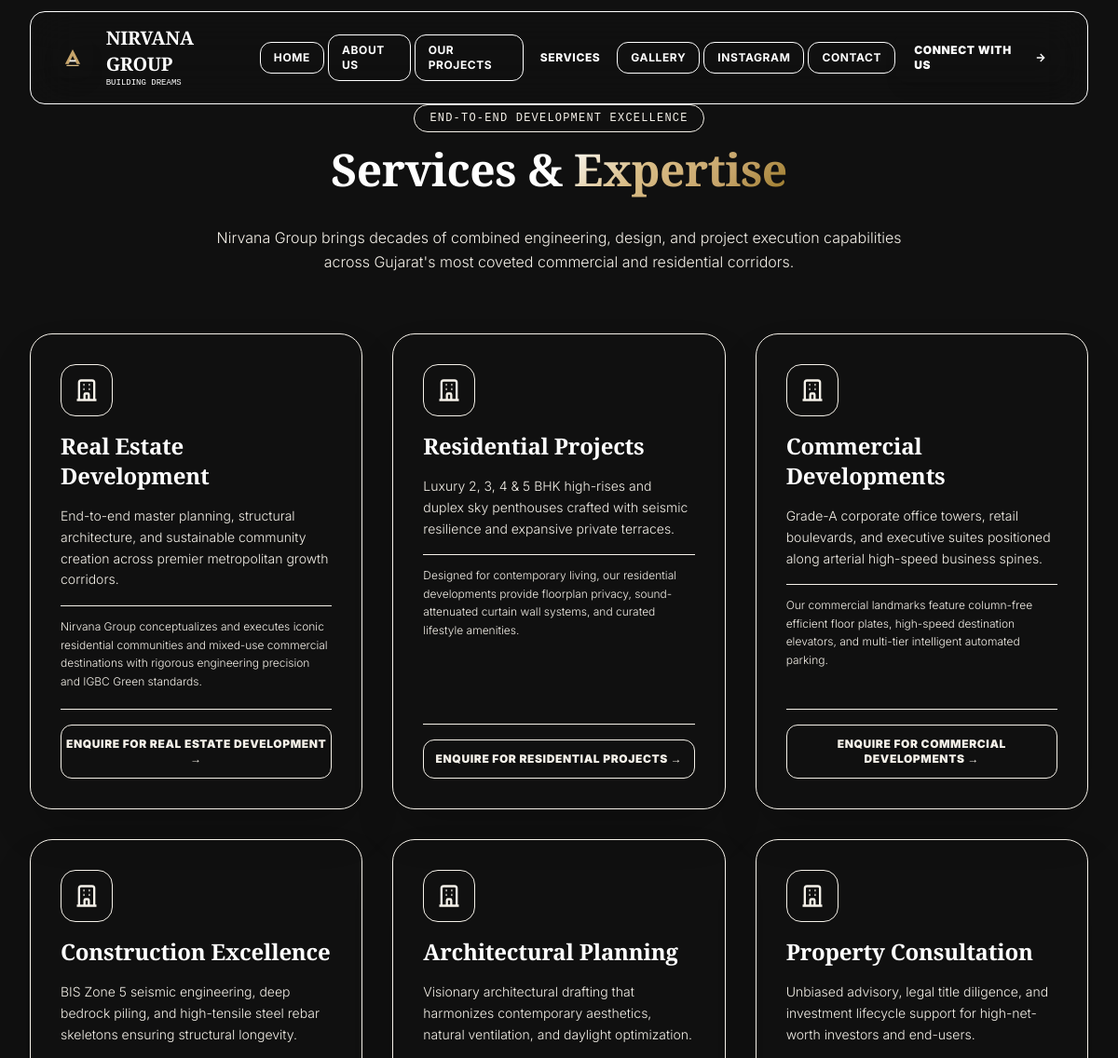
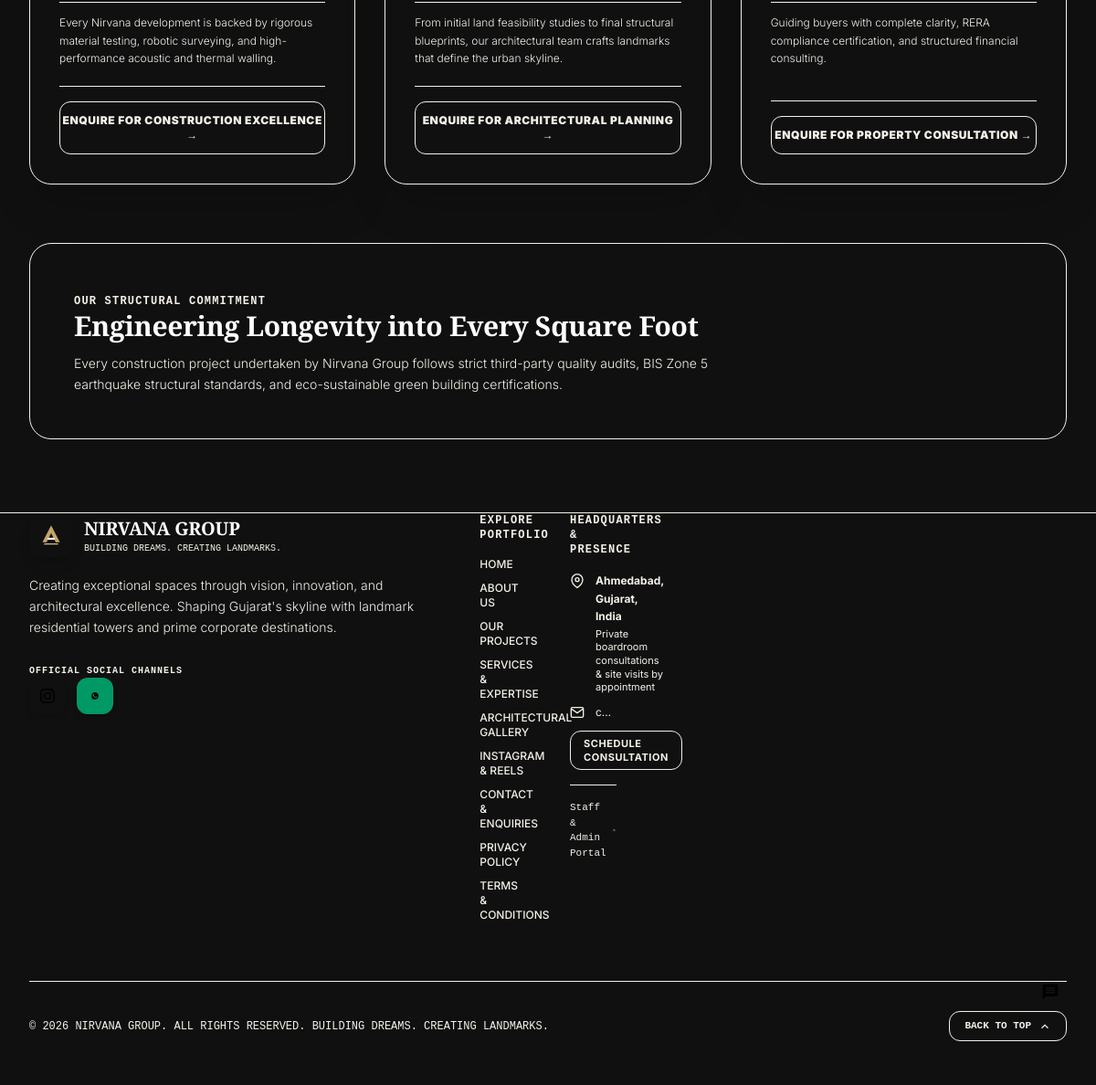
/services.php, run on the app's committed database (2 pictures, top to bottom).
### tables this page shows
CREATE TABLE `services` (
  `id` int(11) NOT NULL AUTO_INCREMENT,
  `title` varchar(100) NOT NULL,
  `slug` varchar(100) NOT NULL UNIQUE,
  `icon` varchar(50) NOT NULL DEFAULT 'Building2',
  `short_desc` text NOT NULL,
  `full_desc` text DEFAULT NULL,
  `display_order` int(11) NOT NULL DEFAULT 0,
  `is_active` tinyint(1) NOT NULL DEFAULT 1,
  PRIMARY KEY (`id`)
);

### includes/functions.php (called while the page is built, shortened)
<?php
function getAllServices($activeOnly = true) {
    try {
        $pdo = getDBConnection();
        $sql = "SELECT * FROM services";
        if ($activeOnly) {
            $sql .= " WHERE is_active = 1";
        }
        $sql .= " ORDER BY display_order ASC, id ASC";
        return $pdo->query($sql)->fetchAll();
    } catch (Exception $e) {
        error_log("getAllServices error: " . $e->getMessage());
        return [];
    }
}

### services.php (the view, shortened to what this page needs)
<?php
require_once __DIR__ . '/includes/header.php';
$services = getAllServices();
?>
<div class="pt-28 pb-20 max-w-7xl mx-auto px-4 sm:px-6 lg:px-8 space-y-16">
  <div class="text-center max-w-3xl mx-auto space-y-4">
    <div class="inline-flex items-center gap-2 px-4 py-1.5 rounded-full bg-[#C6A46A]/10 border border-[#C6A46A]/30 text-[#D9BD87] text-xs font-mono uppercase tracking-widest">
      <span>END-TO-END DEVELOPMENT EXCELLENCE</span>
    </div>
    <h1 class="text-3xl sm:text-4xl lg:text-5xl font-serif font-bold text-white tracking-tight">
      Services & <span class="text-gold-gradient">Expertise</span>
    </h1>
    <div class="w-20 h-1 bg-gradient-to-r from-transparent via-[#C6A46A] to-transparent mx-auto rounded-full"></div>
    <p class="text-sm sm:text-base text-[#F5F1E9] font-light leading-relaxed">
      Nirvana Group brings decades of combined engineering, design, and project execution capabilities across Gujarat's most coveted commercial and residential corridors.
    </p>
  </div>
  <div class="grid grid-cols-1 md:grid-cols-2 lg:grid-cols-3 gap-8">
    <?php foreach ($services as $serv): ?>
      <div class="p-8 rounded-3xl bg-[#191919] border border-[#C6A46A]/20 hover:border-[#C6A46A]/60 glass-card-hover space-y-5 shadow-2xl flex flex-col justify-between">
        <div class="space-y-4">
          <div class="w-14 h-14 rounded-2xl bg-[#C6A46A]/10 border border-[#C6A46A]/30 text-[#D9BD87] flex items-center justify-center font-bold">
            <svg class="w-7 h-7 text-[#C6A46A]" fill="none" stroke="currentColor" stroke-width="2" viewBox="0 0 24 24"><path d="M19 21V5a2 2 0 00-2-2H7a2 2 0 00-2 2v16m14 0h2m-2 0h-5m-9 0H3m2 0h5M9 7h1m-1 4h1m4-4h1m-1 4h1m-5 10v-5a1 1 0 011-1h2a1 1 0 011 1v5m-4 0h4"></path></svg>
          </div>
          <h3 class="text-2xl font-serif font-bold text-white"><?= htmlspecialchars($serv['title']) ?></h3>
          <p class="text-xs sm:text-sm text-[#F5F1E9] leading-relaxed font-light">
            <?= htmlspecialchars($serv['short_desc']) ?>
          </p>
          <p class="text-xs text-[#A5A5A5] leading-relaxed font-light border-t border-[#101010] pt-3">
            <?= htmlspecialchars($serv['full_desc']) ?>
          </p>
        </div>
        <div class="pt-4 border-t border-[#101010]">
          <a
            href="<?= BASE_URL ?>/contact.php"
            class="w-full py-3 rounded-xl bg-[#101010] hover:bg-gradient-to-r hover:from-[#D9BD87] hover:via-[#C6A46A] hover:to-[#997825] hover:text-[#101010] text-[#D9BD87] border border-[#C6A46A]/30 text-xs font-black uppercase tracking-wider text-center block transition-all"
          >
            Enquire for <?= htmlspecialchars($serv['title']) ?> →
          </a>
        </div>
      </div>
    <?php endforeach; ?>
  </div>
  <div class="p-8 sm:p-12 rounded-3xl bg-gradient-to-r from-[#191919] via-[#101010] to-[#191919] border border-[#C6A46A]/30 space-y-6">
    <div class="max-w-3xl space-y-3">
      <span class="text-xs font-mono uppercase tracking-widest text-[#C6A46A] font-bold">OUR STRUCTURAL COMMITMENT</span>
      <h3 class="text-2xl sm:text-3xl font-serif font-bold text-white">Engineering Longevity into Every Square Foot</h3>
      <p class="text-xs sm:text-sm text-[#A5A5A5] leading-relaxed font-light">
        Every construction project undertaken by Nirvana Group follows strict third-party quality audits, BIS Zone 5 earthquake structural standards, and eco-sustainable green building certifications.
      </p>
    </div>
  </div>
</div>
<?php require_once __DIR__ . '/includes/footer.php'; ?>

### assets/css/style.css (style rules this page uses)
.text-gold-gradient { -webkit-text-fill-color:transparent;background:linear-gradient(135deg,#fff1b5 0%,#e5c158 40%,#d4af37 70%,#997825 100%);-webkit-background-clip:text }
.glass-card-hover { transition:all .35s cubic-bezier(.16,1,.3,1) }
:root { --bg-deep-black: #101010; --bg-charcoal: #191919; --gold-champagne: #C6A46A; --gold-light: #D9BD87; --gold-dark: #997825; --text-ivory: #F5F1E9; --text-white: #FFFFFF; --text-secondary: #A5A5A5; }
body { background-color: var(--bg-deep-black) !important; color: var(--text-ivory) !important; font-family: 'Inter', 'Plus Jakarta Sans', sans-serif; }
h1, h2, h3, .font-serif, .font-display-luxury { font-family: 'Playfair Display', 'Cormorant Garamond', 'Cinzel', serif; letter-spacing: -0.01em; }
.text-gold-gradient { background: linear-gradient(135deg, #FFFFFF 0%, #D9BD87 35%, #C6A46A 70%, #997825 100%) !important; -webkit-background-clip: text !important; -webkit-text-fill-color: transparent !important; }
.glass-card-hover { transition: all 0.4s cubic-bezier(0.16, 1, 0.3, 1) !important; }

### data on the page
services: title "Real Estate Development", short_desc "End-to-end master planning, structural architecture, and sustainable community creation across premier metropolitan growth corridors.", full_desc "Nirvana Group conceptualizes and executes iconic residential communities and mixed-use commercial destinations with rigorous engineering precision and IGBC Green standards.", title "REAL ESTATE DEVELOPMENT"
services: title "Residential Projects", short_desc "Luxury 2, 3, 4 & 5 BHK high-rises and duplex sky penthouses crafted with seismic resilience and expansive private terraces.", full_desc "Designed for contemporary living, our residential developments provide floorplan privacy, sound-attenuated curtain wall systems, and curated lifestyle amenities.", title "RESIDENTIAL PROJECTS"
services: title "Commercial Developments", short_desc "Grade-A corporate office towers, retail boulevards, and executive suites positioned along arterial high-speed business spines.", full_desc "Our commercial landmarks feature column-free efficient floor plates, high-speed destination elevators, and multi-tier intelligent automated parking.", title "COMMERCIAL DEVELOPMENTS"
services: title "Construction Excellence", short_desc "BIS Zone 5 seismic engineering, deep bedrock piling, and high-tensile steel rebar skeletons ensuring structural longevity.", full_desc "Every Nirvana development is backed by rigorous material testing, robotic surveying, and high-performance acoustic and thermal walling.", title "CONSTRUCTION EXCELLENCE"
services: title "Architectural Planning", short_desc "Visionary architectural drafting that harmonizes contemporary aesthetics, natural ventilation, and daylight optimization.", full_desc "From initial land feasibility studies to final structural blueprints, our architectural team crafts landmarks that define the urban skyline.", title "ARCHITECTURAL PLANNING"
services: title "Property Consultation", short_desc "Unbiased advisory, legal title diligence, and investment lifecycle support for high-net-worth investors and end-users.", full_desc "Guiding buyers with complete clarity, RERA compliance certification, and structured financial consulting.", title "PROPERTY CONSULTATION"

### other printed values
$link['name'] "HOME"
$link['name'] "ABOUT US"
$link['name'] "OUR PROJECTS"
$link['name'] "SERVICES"
$link['name'] "GALLERY"
$link['name'] "INSTAGRAM"
$link['name'] "CONTACT"
COMPANY_ADDRESS "Ahmedabad, Gujarat, India"
COMPANY_EMAIL "c…"
